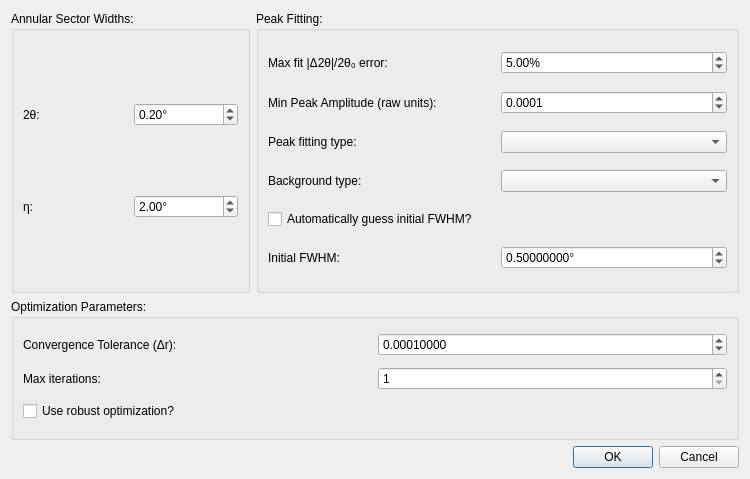
<?xml version="1.0" encoding="UTF-8"?>
<ui version="4.0">
 <class>powder_calibration_dialog</class>
 <widget class="QDialog" name="powder_calibration_dialog">
  <property name="geometry">
   <rect>
    <x>0</x>
    <y>0</y>
    <width>750</width>
    <height>479</height>
   </rect>
  </property>
  <property name="windowTitle">
   <string>Fast Powder Calibration</string>
  </property>
  <layout class="QGridLayout" name="gridLayout_3">
   <item row="3" column="0" colspan="3">
    <widget class="QGroupBox" name="optimization_parameters_group">
     <property name="title">
      <string>Optimization Parameters:</string>
     </property>
     <layout class="QGridLayout" name="gridLayout_5">
      <item row="0" column="0">
       <widget class="QLabel" name="conv_tol_label">
        <property name="text">
         <string>Convergence Tolerance (Δr):</string>
        </property>
       </widget>
      </item>
      <item row="1" column="1">
       <widget class="QSpinBox" name="max_iter">
        <property name="minimum">
         <number>1</number>
        </property>
        <property name="maximum">
         <number>10000000</number>
        </property>
        <property name="value">
         <number>1</number>
        </property>
       </widget>
      </item>
      <item row="0" column="1">
       <widget class="ScientificDoubleSpinBox" name="conv_tol">
        <property name="decimals">
         <number>8</number>
        </property>
        <property name="maximum">
         <double>1000000.000000000000000</double>
        </property>
        <property name="value">
         <double>0.000100000000000</double>
        </property>
       </widget>
      </item>
      <item row="1" column="0">
       <widget class="QLabel" name="max_iter_label">
        <property name="text">
         <string>Max iterations:</string>
        </property>
       </widget>
      </item>
      <item row="2" column="0">
       <widget class="QCheckBox" name="robust">
        <property name="text">
         <string>Use robust optimization?</string>
        </property>
       </widget>
      </item>
     </layout>
    </widget>
   </item>
   <item row="0" column="1" rowspan="2" colspan="2">
    <widget class="QGroupBox" name="peak_fitting_group">
     <property name="title">
      <string>Peak Fitting:</string>
     </property>
     <layout class="QGridLayout" name="gridLayout_4">
      <item row="3" column="3">
       <widget class="QComboBox" name="peak_fit_type"/>
      </item>
      <item row="2" column="2">
       <widget class="QLabel" name="int_cutoff_label">
        <property name="text">
         <string>Min Peak Amplitude (raw units):</string>
        </property>
       </widget>
      </item>
      <item row="4" column="3">
       <widget class="QComboBox" name="background_type"/>
      </item>
      <item row="4" column="2">
       <widget class="QLabel" name="background_type_label">
        <property name="text">
         <string>Background type:</string>
        </property>
       </widget>
      </item>
      <item row="5" column="2" colspan="2">
       <widget class="QCheckBox" name="auto_guess_initial_fwhm">
        <property name="enabled">
         <bool>true</bool>
        </property>
        <property name="toolTip">
         <string>&lt;html&gt;&lt;head/&gt;&lt;body&gt;&lt;p&gt;The initial FWHM cannot always be accurately guessed, and in some cases it is essential to start with an accurate value.&lt;/p&gt;&lt;/body&gt;&lt;/html&gt;</string>
        </property>
        <property name="text">
         <string>Automatically guess initial FWHM?</string>
        </property>
        <property name="checked">
         <bool>false</bool>
        </property>
       </widget>
      </item>
      <item row="3" column="2">
       <widget class="QLabel" name="peak_fit_type_label">
        <property name="text">
         <string>Peak fitting type:</string>
        </property>
       </widget>
      </item>
      <item row="2" column="3">
       <widget class="ScientificDoubleSpinBox" name="int_cutoff">
        <property name="decimals">
         <number>4</number>
        </property>
        <property name="maximum">
         <double>1000000.000000000000000</double>
        </property>
        <property name="value">
         <double>0.000100000000000</double>
        </property>
       </widget>
      </item>
      <item row="1" column="3">
       <widget class="ScientificDoubleSpinBox" name="fit_tth_tol">
        <property name="suffix">
         <string>%</string>
        </property>
        <property name="decimals">
         <number>2</number>
        </property>
        <property name="minimum">
         <double>0.010000000000000</double>
        </property>
        <property name="maximum">
         <double>100.000000000000000</double>
        </property>
        <property name="value">
         <double>5.000000000000000</double>
        </property>
       </widget>
      </item>
      <item row="1" column="2">
       <widget class="QLabel" name="fit_tth_tol_label">
        <property name="text">
         <string>Max fit |Δ2θ|/2θ₀ error:</string>
        </property>
       </widget>
      </item>
      <item row="6" column="2">
       <widget class="QLabel" name="initial_fwhm_label">
        <property name="enabled">
         <bool>true</bool>
        </property>
        <property name="toolTip">
         <string>&lt;html&gt;&lt;head/&gt;&lt;body&gt;&lt;p&gt;The initial FWHM cannot always be accurately guessed, and in some cases it is essential to start with an accurate value.&lt;/p&gt;&lt;/body&gt;&lt;/html&gt;</string>
        </property>
        <property name="text">
         <string>Initial FWHM:</string>
        </property>
       </widget>
      </item>
      <item row="6" column="3">
       <widget class="ScientificDoubleSpinBox" name="initial_fwhm">
        <property name="enabled">
         <bool>true</bool>
        </property>
        <property name="toolTip">
         <string>&lt;html&gt;&lt;head/&gt;&lt;body&gt;&lt;p&gt;The initial FWHM cannot always be accurately guessed, and in some cases it is essential to start with an accurate value.&lt;/p&gt;&lt;/body&gt;&lt;/html&gt;</string>
        </property>
        <property name="suffix">
         <string>°</string>
        </property>
        <property name="decimals">
         <number>8</number>
        </property>
        <property name="minimum">
         <double>-10000000.000000000000000</double>
        </property>
        <property name="maximum">
         <double>10000000.000000000000000</double>
        </property>
        <property name="value">
         <double>0.500000000000000</double>
        </property>
       </widget>
      </item>
     </layout>
    </widget>
   </item>
   <item row="4" column="0" colspan="3">
    <widget class="QDialogButtonBox" name="button_box">
     <property name="standardButtons">
      <set>QDialogButtonBox::Cancel|QDialogButtonBox::Ok</set>
     </property>
     <property name="centerButtons">
      <bool>false</bool>
     </property>
    </widget>
   </item>
   <item row="0" column="0" rowspan="2">
    <widget class="QGroupBox" name="annular_sector_widths_group">
     <property name="title">
      <string>Annular Sector Widths:</string>
     </property>
     <layout class="QGridLayout" name="gridLayout_2">
      <item row="2" column="1">
       <widget class="ScientificDoubleSpinBox" name="tth_tolerance">
        <property name="toolTip">
         <string>&lt;html&gt;&lt;head/&gt;&lt;body&gt;&lt;p&gt;Modifying this will also modify the 2θ width of the material's PlaneData.&lt;/p&gt;&lt;/body&gt;&lt;/html&gt;</string>
        </property>
        <property name="suffix">
         <string>°</string>
        </property>
        <property name="decimals">
         <number>2</number>
        </property>
        <property name="maximum">
         <double>1000000.000000000000000</double>
        </property>
        <property name="singleStep">
         <double>0.100000000000000</double>
        </property>
        <property name="value">
         <double>0.200000000000000</double>
        </property>
       </widget>
      </item>
      <item row="2" column="0">
       <widget class="QLabel" name="tth_label">
        <property name="text">
         <string>2θ:</string>
        </property>
       </widget>
      </item>
      <item row="4" column="0">
       <widget class="QLabel" name="eta_label">
        <property name="text">
         <string>η:</string>
        </property>
       </widget>
      </item>
      <item row="4" column="1">
       <widget class="ScientificDoubleSpinBox" name="eta_tolerance">
        <property name="suffix">
         <string>°</string>
        </property>
        <property name="decimals">
         <number>2</number>
        </property>
        <property name="minimum">
         <double>0.000000000000000</double>
        </property>
        <property name="maximum">
         <double>360.000000000000000</double>
        </property>
        <property name="singleStep">
         <double>0.100000000000000</double>
        </property>
        <property name="value">
         <double>2.000000000000000</double>
        </property>
       </widget>
      </item>
     </layout>
    </widget>
   </item>
  </layout>
 </widget>
 <customwidgets>
  <customwidget>
   <class>ScientificDoubleSpinBox</class>
   <extends>QDoubleSpinBox</extends>
   <header>scientificspinbox.h</header>
  </customwidget>
 </customwidgets>
 <tabstops>
  <tabstop>tth_tolerance</tabstop>
  <tabstop>eta_tolerance</tabstop>
  <tabstop>fit_tth_tol</tabstop>
  <tabstop>int_cutoff</tabstop>
  <tabstop>peak_fit_type</tabstop>
  <tabstop>background_type</tabstop>
  <tabstop>auto_guess_initial_fwhm</tabstop>
  <tabstop>initial_fwhm</tabstop>
  <tabstop>conv_tol</tabstop>
  <tabstop>max_iter</tabstop>
  <tabstop>robust</tabstop>
 </tabstops>
 <resources/>
 <connections>
  <connection>
   <sender>button_box</sender>
   <signal>accepted()</signal>
   <receiver>powder_calibration_dialog</receiver>
   <slot>accept()</slot>
   <hints>
    <hint type="sourcelabel">
     <x>217</x>
     <y>205</y>
    </hint>
    <hint type="destinationlabel">
     <x>217</x>
     <y>113</y>
    </hint>
   </hints>
  </connection>
  <connection>
   <sender>button_box</sender>
   <signal>rejected()</signal>
   <receiver>powder_calibration_dialog</receiver>
   <slot>reject()</slot>
   <hints>
    <hint type="sourcelabel">
     <x>217</x>
     <y>205</y>
    </hint>
    <hint type="destinationlabel">
     <x>217</x>
     <y>113</y>
    </hint>
   </hints>
  </connection>
  <connection>
   <sender>auto_guess_initial_fwhm</sender>
   <signal>toggled(bool)</signal>
   <receiver>initial_fwhm_label</receiver>
   <slot>setDisabled(bool)</slot>
   <hints>
    <hint type="sourcelabel">
     <x>483</x>
     <y>208</y>
    </hint>
    <hint type="destinationlabel">
     <x>378</x>
     <y>243</y>
    </hint>
   </hints>
  </connection>
  <connection>
   <sender>auto_guess_initial_fwhm</sender>
   <signal>toggled(bool)</signal>
   <receiver>initial_fwhm</receiver>
   <slot>setDisabled(bool)</slot>
   <hints>
    <hint type="sourcelabel">
     <x>483</x>
     <y>208</y>
    </hint>
    <hint type="destinationlabel">
     <x>616</x>
     <y>243</y>
    </hint>
   </hints>
  </connection>
 </connections>
</ui>
